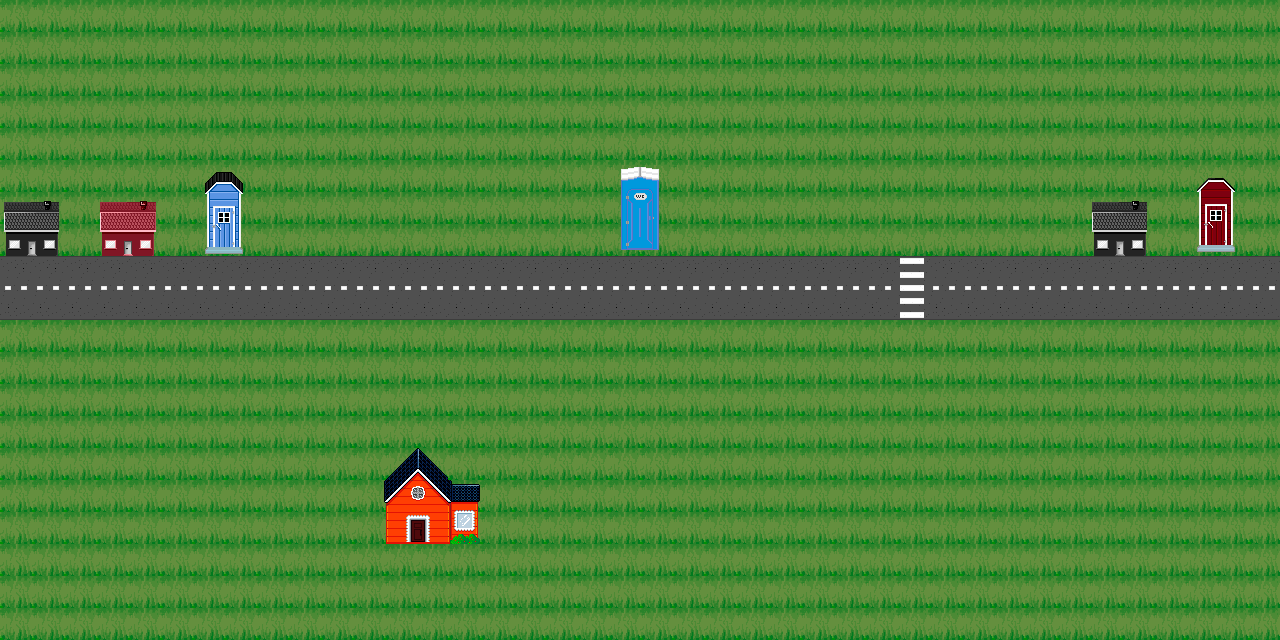

A level layout from a 2D game, rendered from its tile map. Below: a short description, then the map file with its tile-grid data intact:
An orthogonal 40x20 tile map with 32x32 px tiles, 3 tile layers (Tile Layer 1, Tile Layer 2, huussi) and 3 objects.

<map version="1.2" tiledversion="1.3.3" orientation="orthogonal" renderorder="right-down" width="40" height="20" tilewidth="32" tileheight="32" infinite="0" nextlayerid="5" nextobjectid="5">
 <tileset firstgid="1" source="rapujuhlat.tsx" />
 <layer id="1" name="Tile Layer 1" width="40" height="20">
  <data encoding="csv">
55,55,55,55,55,55,55,55,55,55,55,55,55,55,55,55,55,55,55,55,55,55,55,55,55,55,55,55,55,55,55,55,55,55,55,55,55,55,55,55,
55,55,55,55,55,55,55,55,55,55,55,55,55,55,55,55,55,55,55,55,55,55,55,55,55,55,55,55,55,55,55,55,55,55,55,55,55,55,55,55,
55,55,55,55,55,55,55,55,55,55,55,55,55,55,55,55,55,55,55,55,55,55,55,55,55,55,55,55,55,55,55,55,55,55,55,55,55,55,55,55,
55,55,55,55,55,55,55,55,55,55,55,55,55,55,55,55,55,55,55,55,55,55,55,55,55,55,55,55,55,55,55,55,55,55,55,55,55,55,55,55,
55,55,55,55,55,55,55,55,55,55,55,55,55,55,55,55,55,55,55,55,55,55,55,55,55,55,55,55,55,55,55,55,55,55,55,55,55,55,55,55,
55,55,55,55,55,55,55,55,55,55,55,55,55,55,55,55,55,55,55,55,55,55,55,55,55,55,55,55,55,55,55,55,55,55,55,55,55,55,55,55,
55,55,55,55,55,55,55,55,55,55,55,55,55,55,55,55,55,55,55,55,55,55,55,55,55,55,55,55,55,55,55,55,55,55,55,55,55,55,55,55,
55,55,55,55,55,55,55,55,55,55,55,55,55,55,55,55,55,55,55,55,55,55,55,55,55,55,55,55,55,55,55,55,55,55,55,55,55,55,55,55,
5,5,5,5,5,5,5,5,5,5,5,5,5,5,5,5,5,5,5,5,5,5,5,5,5,5,5,5,3,5,5,5,5,5,5,5,5,5,5,5,
15,15,15,15,15,15,15,15,15,15,15,15,15,15,15,15,15,15,15,15,15,15,15,15,15,15,15,15,2,15,15,15,15,15,15,15,15,15,15,15,
55,55,55,55,55,55,55,55,55,55,55,55,55,55,55,55,55,55,55,55,55,55,55,55,55,55,55,55,55,55,55,55,55,55,55,55,55,55,55,55,
55,55,55,55,55,55,55,55,55,55,55,55,55,55,55,55,55,55,55,55,55,55,55,55,55,55,55,55,55,55,55,55,55,55,55,55,55,55,55,55,
55,55,55,55,55,55,55,55,55,55,55,55,55,55,55,55,55,55,55,55,55,55,55,55,55,55,55,55,55,55,55,55,55,55,55,55,55,55,55,55,
55,55,55,55,55,55,55,55,55,55,55,55,55,55,55,55,55,55,55,55,55,55,55,55,55,55,55,55,55,55,55,55,55,55,55,55,55,55,55,55,
55,55,55,55,55,55,55,55,55,55,55,55,55,55,55,55,55,55,55,55,55,55,55,55,55,55,55,55,55,55,55,55,55,55,55,55,55,55,55,55,
55,55,55,55,55,55,55,55,55,55,55,55,55,55,55,55,55,55,55,55,55,55,55,55,55,55,55,55,55,55,55,55,55,55,55,55,55,55,55,55,
55,55,55,55,55,55,55,55,55,55,55,55,55,55,55,55,55,55,55,55,55,55,55,55,55,55,55,55,55,55,55,55,55,55,55,55,55,55,55,55,
55,55,55,55,55,55,55,55,55,55,55,55,55,55,55,55,55,55,55,55,55,55,55,55,55,55,55,55,55,55,55,55,55,55,55,55,55,55,55,55,
55,55,55,55,55,55,55,55,55,55,55,55,55,55,55,55,55,55,55,55,55,55,55,55,55,55,55,55,55,55,55,55,55,55,55,55,55,55,55,55,
55,55,55,55,55,55,55,55,55,55,55,55,55,55,55,55,55,55,55,55,55,55,55,55,55,55,55,55,55,55,55,55,55,55,55,55,55,55,55,55
</data>
 </layer>
 <layer id="2" name="Tile Layer 2" width="40" height="20">
  <data encoding="csv">
0,0,0,0,0,0,0,0,0,0,0,0,0,0,0,0,0,0,0,0,0,0,0,0,0,0,0,0,0,0,0,0,0,0,0,0,0,0,0,0,
0,0,0,0,0,0,0,0,0,0,0,0,0,0,0,0,0,0,0,0,0,0,0,0,0,0,0,0,0,0,0,0,0,0,0,0,0,0,0,0,
0,0,0,0,0,0,0,0,0,0,0,0,0,0,0,0,0,0,0,0,0,0,0,0,0,0,0,0,0,0,0,0,0,0,0,0,0,0,0,0,
0,0,0,0,0,0,0,0,0,0,0,0,0,0,0,0,0,0,0,0,0,0,0,0,0,0,0,0,0,0,0,0,0,0,0,0,0,0,0,0,
0,0,0,0,0,0,0,0,0,0,0,0,0,0,0,0,0,0,0,0,0,0,0,0,0,0,0,0,0,0,0,0,0,0,0,0,0,0,0,0,
0,0,0,0,0,0,0,0,0,0,0,0,0,0,0,0,0,0,0,0,0,0,0,0,0,0,0,0,0,0,0,0,0,0,0,0,0,0,0,0,
43,44,0,24,25,0,0,0,0,0,0,0,0,0,0,0,0,0,0,0,0,0,0,0,0,0,0,0,0,0,0,0,0,0,43,44,0,0,0,0,
53,54,0,34,35,0,0,0,0,0,0,0,0,0,0,0,0,0,0,0,0,0,0,0,0,0,0,0,0,0,0,0,0,0,53,54,0,0,0,0,
0,0,0,0,0,0,0,0,0,0,0,0,0,0,0,0,0,0,0,0,0,0,0,0,0,0,0,0,0,0,0,0,0,0,0,0,0,0,0,0,
0,0,0,0,0,0,0,0,0,0,0,0,0,0,0,0,0,0,0,0,0,0,0,0,0,0,0,0,0,0,0,0,0,0,0,0,0,0,0,0,
0,0,0,0,0,0,0,0,0,0,0,0,0,0,0,0,0,0,0,0,0,0,0,0,0,0,0,0,0,0,0,0,0,0,0,0,0,0,0,0,
0,0,0,0,0,0,0,0,0,0,0,0,0,0,0,0,0,0,0,0,0,0,0,0,0,0,0,0,0,0,0,0,0,0,0,0,0,0,0,0,
0,0,0,0,0,0,0,0,0,0,0,0,0,0,0,0,0,0,0,0,0,0,0,0,0,0,0,0,0,0,0,0,0,0,0,0,0,0,0,0,
0,0,0,0,0,0,0,0,0,0,0,0,0,0,0,0,0,0,0,0,0,0,0,0,0,0,0,0,0,0,0,0,0,0,0,0,0,0,0,0,
0,0,0,0,0,0,0,0,0,0,0,0,71,72,0,0,0,0,0,0,0,0,0,0,0,0,0,0,0,0,0,0,0,0,0,0,0,0,0,0,
0,0,0,0,0,0,0,0,0,0,0,0,81,82,83,0,0,0,0,0,0,0,0,0,0,0,0,0,0,0,0,0,0,0,0,0,0,0,0,0,
0,0,0,0,0,0,0,0,0,0,0,0,91,92,93,0,0,0,0,0,0,0,0,0,0,0,0,0,0,0,0,0,0,0,0,0,0,0,0,0,
0,0,0,0,0,0,0,0,0,0,0,0,0,0,0,0,0,0,0,0,0,0,0,0,0,0,0,0,0,0,0,0,0,0,0,0,0,0,0,0,
0,0,0,0,0,0,0,0,0,0,0,0,0,0,0,0,0,0,0,0,0,0,0,0,0,0,0,0,0,0,0,0,0,0,0,0,0,0,0,0,
0,0,0,0,0,0,0,0,0,0,0,0,0,0,0,0,0,0,0,0,0,0,0,0,0,0,0,0,0,0,0,0,0,0,0,0,0,0,0,0
</data>
 </layer>
 <layer id="4" name="huussi" width="40" height="20">
  <data encoding="csv">
0,0,0,0,0,0,0,0,0,0,0,0,0,0,0,0,0,0,0,0,0,0,0,0,0,0,0,0,0,0,0,0,0,0,0,0,0,0,0,0,
0,0,0,0,0,0,0,0,0,0,0,0,0,0,0,0,0,0,0,0,0,0,0,0,0,0,0,0,0,0,0,0,0,0,0,0,0,0,0,0,
0,0,0,0,0,0,0,0,0,0,0,0,0,0,0,0,0,0,0,0,0,0,0,0,0,0,0,0,0,0,0,0,0,0,0,0,0,0,0,0,
0,0,0,0,0,0,0,0,0,0,0,0,0,0,0,0,0,0,0,0,0,0,0,0,0,0,0,0,0,0,0,0,0,0,0,0,0,0,0,0,
0,0,0,0,0,0,0,0,0,0,0,0,0,0,0,0,0,0,0,0,0,0,0,0,0,0,0,0,0,0,0,0,0,0,0,0,0,0,0,0,
0,0,0,0,0,0,39,40,0,0,0,0,0,0,0,0,0,0,0,9,10,0,0,0,0,0,0,0,0,0,0,0,0,0,0,0,0,74,75,0,
0,0,0,0,0,0,49,50,0,0,0,0,0,0,0,0,0,0,0,19,20,0,0,0,0,0,0,0,0,0,0,0,0,0,0,0,0,84,85,0,
0,0,0,0,0,0,59,60,0,0,0,0,0,0,0,0,0,0,0,29,30,0,0,0,0,0,0,0,0,0,0,0,0,0,0,0,0,94,95,0,
0,0,0,0,0,0,0,0,0,0,0,0,0,0,0,0,0,0,0,0,0,0,0,0,0,0,0,0,0,0,0,0,0,0,0,0,0,0,0,0,
0,0,0,0,0,0,0,0,0,0,0,0,0,0,0,0,0,0,0,0,0,0,0,0,0,0,0,0,0,0,0,0,0,0,0,0,0,0,0,0,
0,0,0,0,0,0,0,0,0,0,0,0,0,0,0,0,0,0,0,0,0,0,0,0,0,0,0,0,0,0,0,0,0,0,0,0,0,0,0,0,
0,0,0,0,0,0,0,0,0,0,0,0,0,0,0,0,0,0,0,0,0,0,0,0,0,0,0,0,0,0,0,0,0,0,0,0,0,0,0,0,
0,0,0,0,0,0,0,0,0,0,0,0,0,0,0,0,0,0,0,0,0,0,0,0,0,0,0,0,0,0,0,0,0,0,0,0,0,0,0,0,
0,0,0,0,0,0,0,0,0,0,0,0,0,0,0,0,0,0,0,0,0,0,0,0,0,0,0,0,0,0,0,0,0,0,0,0,0,0,0,0,
0,0,0,0,0,0,0,0,0,0,0,0,0,0,0,0,0,0,0,0,0,0,0,0,0,0,0,0,0,0,0,0,0,0,0,0,0,0,0,0,
0,0,0,0,0,0,0,0,0,0,0,0,0,0,0,0,0,0,0,0,0,0,0,0,0,0,0,0,0,0,0,0,0,0,0,0,0,0,0,0,
0,0,0,0,0,0,0,0,0,0,0,0,0,0,0,0,0,0,0,0,0,0,0,0,0,0,0,0,0,0,0,0,0,0,0,0,0,0,0,0,
0,0,0,0,0,0,0,0,0,0,0,0,0,0,0,0,0,0,0,0,0,0,0,0,0,0,0,0,0,0,0,0,0,0,0,0,0,0,0,0,
0,0,0,0,0,0,0,0,0,0,0,0,0,0,0,0,0,0,0,0,0,0,0,0,0,0,0,0,0,0,0,0,0,0,0,0,0,0,0,0,
0,0,0,0,0,0,0,0,0,0,0,0,0,0,0,0,0,0,0,0,0,0,0,0,0,0,0,0,0,0,0,0,0,0,0,0,0,0,0,0
</data>
 </layer>
 <objectgroup id="3" name="object">
  <object id="2" x="607.667" y="161.667" width="65" height="92" />
  <object id="3" x="193.333" y="160.667" width="59.3333" height="94.6667" />
  <object id="4" x="1184.67" y="160" width="62.6667" height="95.3333" />
 </objectgroup>
</map>
